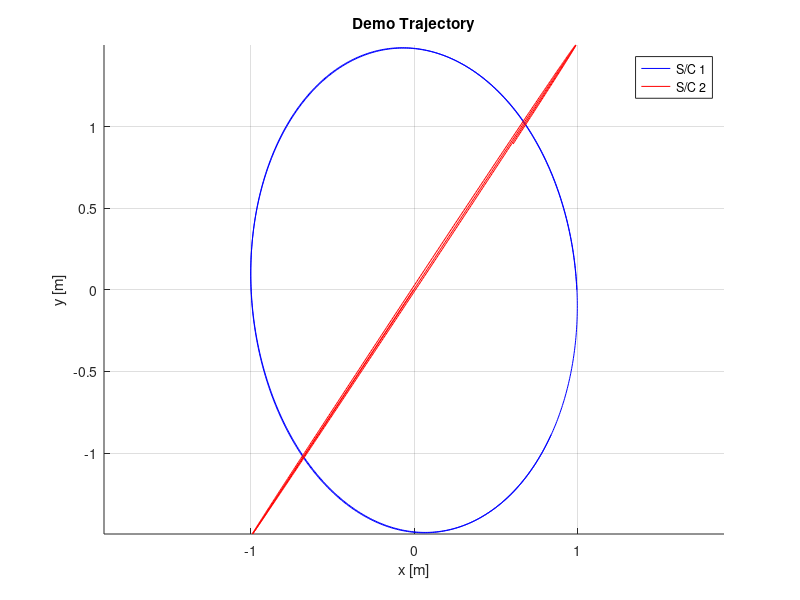

Source code (MATLAB): (Note: this script raises an error after producing the figure.)
%{
Assignment: Demo Trajectory
Course: Ae 105C
Author: Parker Brown
Date: 5/30/2019
%}
clear; close all; clc;

%% Import Demo Trajectory

load Positions.csv

t = Positions(:,1);
x1 = Positions(:,2);
y1 = Positions(:,3);
x2 = Positions(:,4);
y2 = Positions(:,5);

collisions = any(vecnorm([x1,y1]-[x2,y2],2,2) - 2*norm([0.2, 0.2]) < 0)
closest = min(vecnorm([x1,y1]-[x2,y2],2,2) - 2*norm([0.2, 0.2]))

% Plot Trajectory
fig1 = figure(1);
hold on;
plot(x1,y1,'b');
plot(x2,y2,'r');
grid on;
axis equal;

title('Demo Trajectory')
xlabel('x [m]')
ylabel('y [m]')
legend('S/C 1', 'S/C 2')

saveas(fig1,'traj.png')

% Plot Trajectory vs Time
fig2 = figure(2);
sgtitle('Demo Trajectory')
subplot(4,1,1);
plot(t/3600,x1,'b');
ylabel('x_1(t)');
axis tight;
subplot(4,1,2);
plot(t/3600,y1,'b');
ylabel('y_1(t)');
axis tight;
subplot(4,1,3);
plot(t/3600,x2,'r');
ylabel('x_2(t)');
axis tight;
subplot(4,1,4);
plot(t/3600,y2,'r');
ylabel('y_2(t)');
xlabel('Time [hours]')
axis tight;

saveas(fig2,'trajvtime.png')